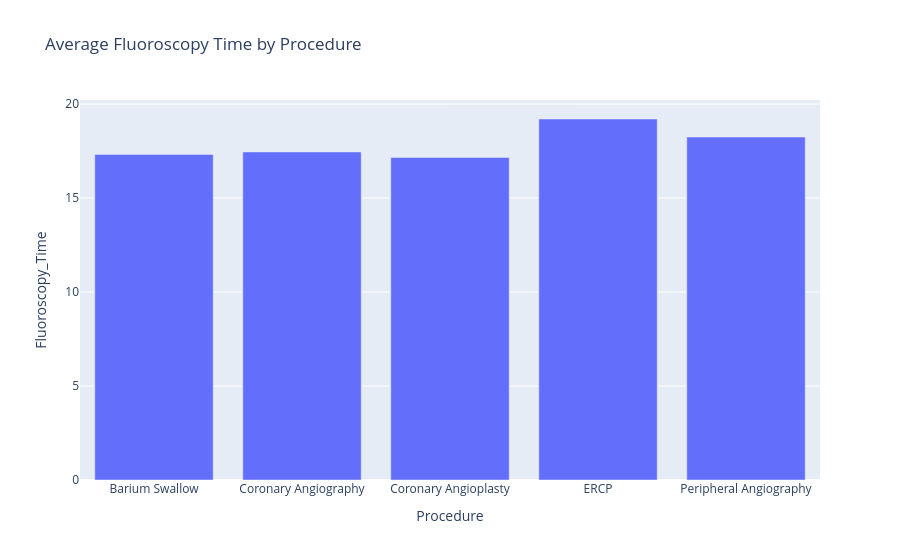

Write notebook code for a chart like this one.
### Code cell
fig=px.bar(df.groupby("Procedure", as_index=False)["Fluoroscopy_Time"].mean(),
           x="Procedure",
           y="Fluoroscopy_Time",
           title="Average Fluoroscopy Time by Procedure")
fig.show()
fig.write_html("../images/fluoroscopy_time.html")

### Figure 1 — Plotly figure (JSON) as saved in the notebook; plotly's stock layout.template omitted (floating-point values rounded to 4 significant figures)
{"data": [{"hovertemplate": "Procedure=%{x}<br>Fluoroscopy_Time=%{y}<extra></extra>", "legendgroup": "", "marker": {"color": "#636efa", "pattern": {"shape": ""}}, "name": "", "orientation": "v", "showlegend": false, "textposition": "auto", "type": "bar", "x": ["Barium Swallow", "Coronary Angiography", "Coronary Angioplasty", "ERCP", "Peripheral Angiography"], "xaxis": "x", "y": [17.32, 17.45, 17.16, 19.2, 18.25], "yaxis": "y"}], "layout": {"barmode": "relative", "legend": {"tracegroupgap": 0}, "title": {"text": "Average Fluoroscopy Time by Procedure"}, "xaxis": {"anchor": "y", "domain": [0, 1], "title": {"text": "Procedure"}}, "yaxis": {"anchor": "x", "domain": [0, 1], "title": {"text": "Fluoroscopy_Time"}}}}
